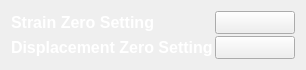
  <widget class="QWidget" name="layoutWidget" >
   <property name="geometry" >
    <rect>
     <x>33</x>
     <y>487</y>
     <width>291</width>
     <height>56</height>
    </rect>
   </property>
   <layout class="QVBoxLayout" >
    <property name="spacing" >
     <number>2</number>
    </property>
    <item>
     <layout class="QHBoxLayout" >
      <item>
       <widget class="QLabel" name="label_2" >
        <property name="palette" >
         <palette>
          <active>
           <colorrole role="WindowText" >
            <brush brushstyle="SolidPattern" >
             <color alpha="255" >
              <red>255</red>
              <green>255</green>
              <blue>255</blue>
             </color>
            </brush>
           </colorrole>
          </active>
          <inactive>
           <colorrole role="WindowText" >
            <brush brushstyle="SolidPattern" >
             <color alpha="255" >
              <red>255</red>
              <green>255</green>
              <blue>255</blue>
             </color>
            </brush>
           </colorrole>
          </inactive>
          <disabled>
           <colorrole role="WindowText" >
            <brush brushstyle="SolidPattern" >
             <color alpha="255" >
              <red>115</red>
              <green>115</green>
              <blue>115</blue>
             </color>
            </brush>
           </colorrole>
          </disabled>
         </palette>
        </property>
        <property name="font" >
         <font>
          <pointsize>12</pointsize>
          <weight>75</weight>
          <bold>true</bold>
         </font>
        </property>
        <property name="text" >
         <string>Strain Zero Setting</string>
        </property>
       </widget>
      </item>
      <item>
       <widget class="CAPushButton" name="CAPushButton_2" >
        <property name="minimumSize" >
         <size>
          <width>80</width>
          <height>23</height>
         </size>
        </property>
        <property name="maximumSize" >
         <size>
          <width>80</width>
          <height>23</height>
         </size>
        </property>
        <property name="font" >
         <font>
          <pointsize>12</pointsize>
          <weight>50</weight>
          <bold>false</bold>
         </font>
        </property>
        <property name="buttonType" >
         <enum>CAPushButton::TrueButton</enum>
        </property>
        <property name="pvname" >
         <string>TMS_STRAIN_ZERO_SETTING</string>
        </property>
        <property name="passwd" >
         <bool>true</bool>
        </property>
        <property name="passwdstr" stdset="0" >
         <string>2007</string>
        </property>
        <property name="truelabel" >
         <string>Execute</string>
        </property>
        <property name="selColor" >
         <color>
          <red>0</red>
          <green>255</green>
          <blue>0</blue>
         </color>
        </property>
        <property name="unselColor" >
         <color>
          <red>150</red>
          <green>150</green>
          <blue>150</blue>
         </color>
        </property>
       </widget>
      </item>
     </layout>
    </item>
    <item>
     <layout class="QHBoxLayout" >
      <item>
       <widget class="QLabel" name="label_3" >
        <property name="palette" >
         <palette>
          <active>
           <colorrole role="WindowText" >
            <brush brushstyle="SolidPattern" >
             <color alpha="255" >
              <red>255</red>
              <green>255</green>
              <blue>255</blue>
             </color>
            </brush>
           </colorrole>
          </active>
          <inactive>
           <colorrole role="WindowText" >
            <brush brushstyle="SolidPattern" >
             <color alpha="255" >
              <red>255</red>
              <green>255</green>
              <blue>255</blue>
             </color>
            </brush>
           </colorrole>
          </inactive>
          <disabled>
           <colorrole role="WindowText" >
            <brush brushstyle="SolidPattern" >
             <color alpha="255" >
              <red>115</red>
              <green>115</green>
              <blue>115</blue>
             </color>
            </brush>
           </colorrole>
          </disabled>
         </palette>
        </property>
        <property name="font" >
         <font>
          <pointsize>12</pointsize>
          <weight>75</weight>
          <bold>true</bold>
         </font>
        </property>
        <property name="text" >
         <string>Displacement Zero Setting</string>
        </property>
       </widget>
      </item>
      <item>
       <widget class="CAPushButton" name="CAPushButton" >
        <property name="minimumSize" >
         <size>
          <width>80</width>
          <height>23</height>
         </size>
        </property>
        <property name="maximumSize" >
         <size>
          <width>80</width>
          <height>23</height>
         </size>
        </property>
        <property name="font" >
         <font>
          <pointsize>12</pointsize>
          <weight>50</weight>
          <bold>false</bold>
         </font>
        </property>
        <property name="buttonType" >
         <enum>CAPushButton::TrueButton</enum>
        </property>
        <property name="pvname" >
         <string>TMS_DHS_ZERO_SETTING</string>
        </property>
        <property name="passwd" >
         <bool>true</bool>
        </property>
        <property name="passwdstr" stdset="0" >
         <string>2007</string>
        </property>
        <property name="truelabel" >
         <string>Execute</string>
        </property>
        <property name="selColor" >
         <color>
          <red>0</red>
          <green>255</green>
          <blue>0</blue>
         </color>
        </property>
        <property name="unselColor" >
         <color>
          <red>150</red>
          <green>150</green>
          <blue>150</blue>
         </color>
        </property>
       </widget>
      </item>
     </layout>
    </item>
   </layout>
  </widget>
